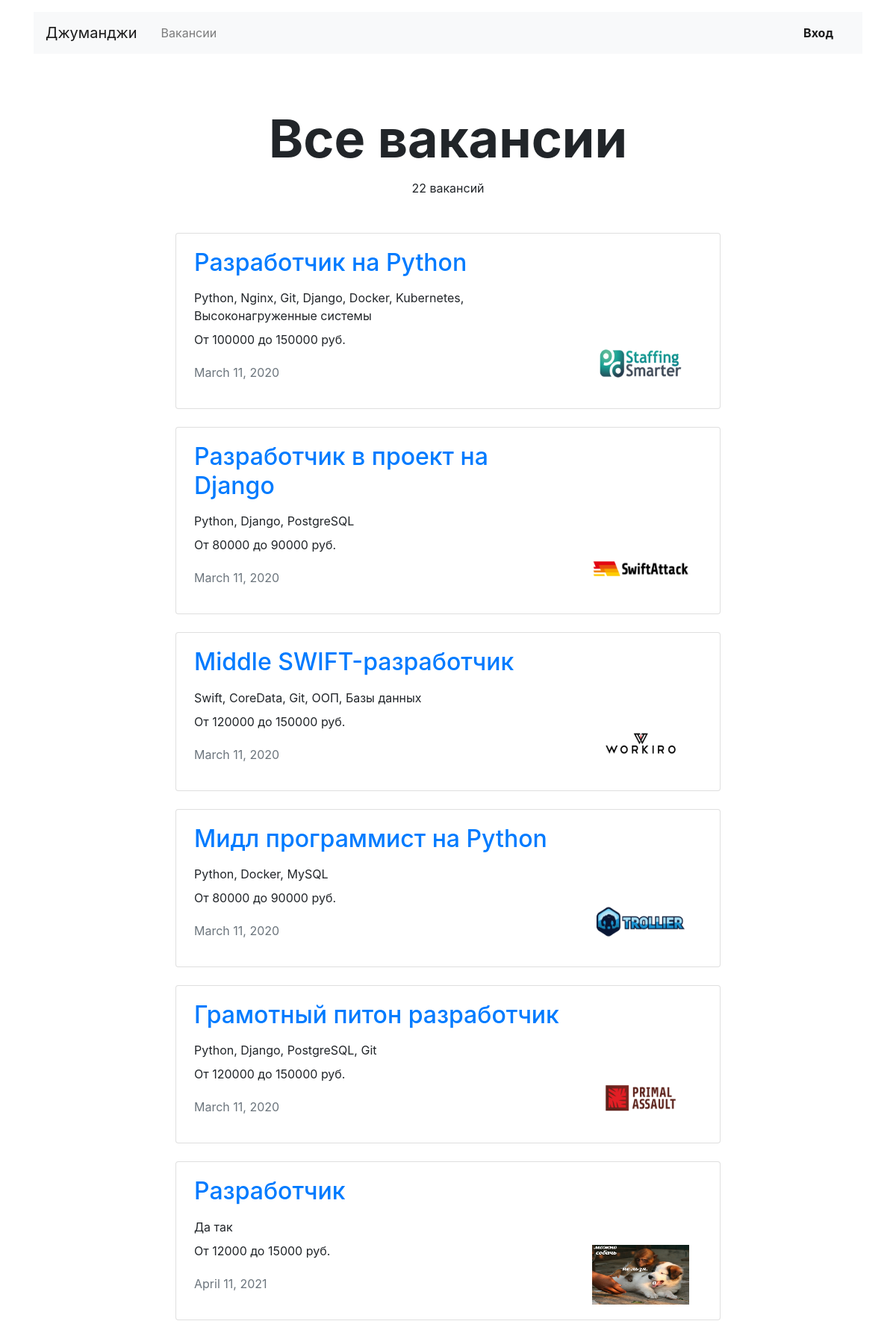
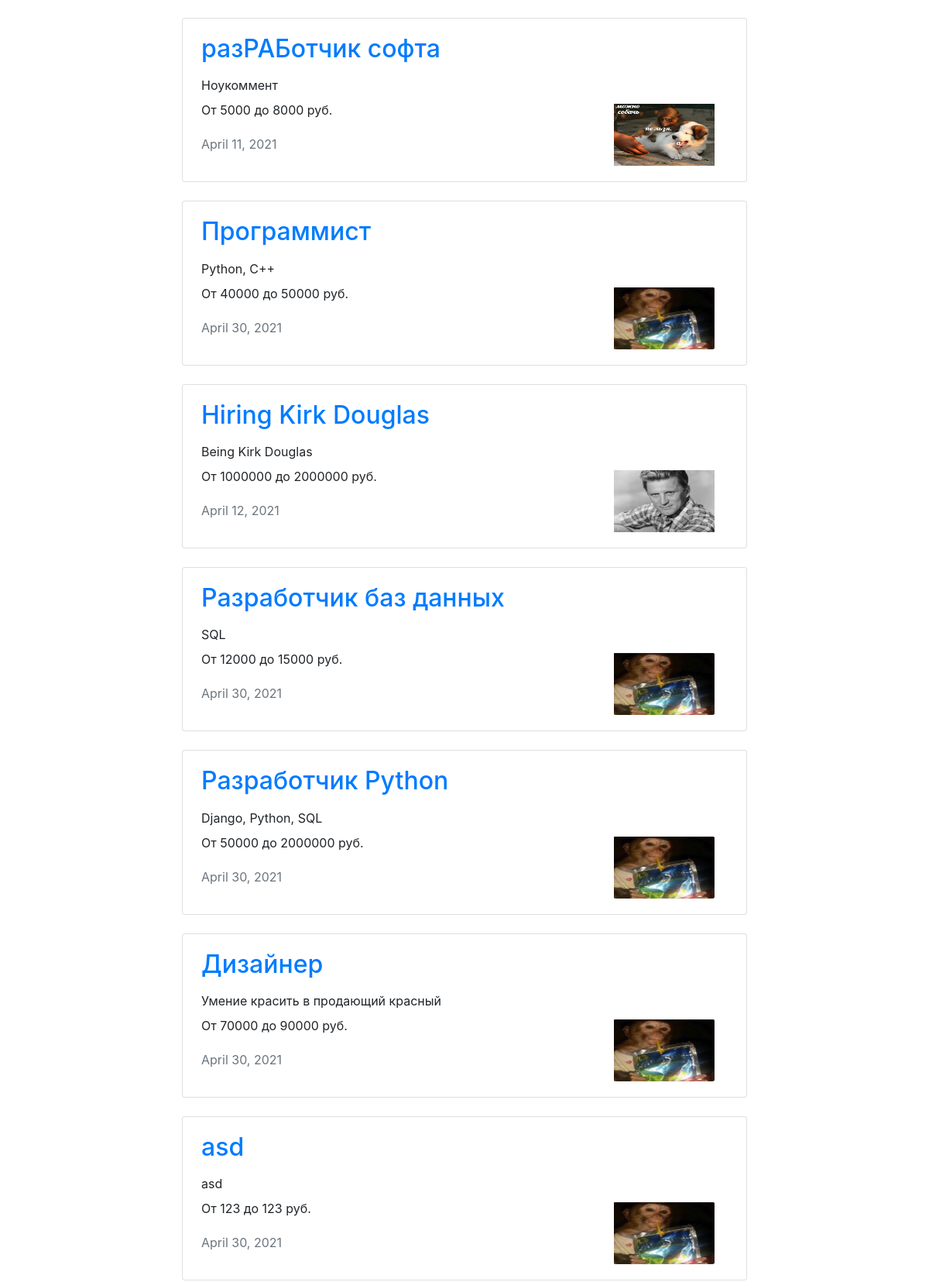
Page /vacancies/ (upper part) on the committed database (2 pictures, top to bottom).
### job_app/models.py (models this page shows, shortened)
class Vacancy(models.Model):
    title = models.CharField(max_length=120)
    specialty = models.ForeignKey(Specialty, on_delete=models.CASCADE, related_name="vacancies")
    company = models.ForeignKey(Company, on_delete=models.CASCADE, related_name="vacancies")
    skills = models.TextField()
    description = models.TextField()
    salary_min = models.IntegerField()
    salary_max = models.IntegerField()
    published_at = models.DateField(auto_now=True)

class Company(models.Model):
    name = models.CharField(max_length=120)
    location = models.CharField(max_length=120)
    logo = models.ImageField(
                             upload_to='MEDIA_COMPANY_IMAGE_DIR',
                             height_field='height_field',
                             width_field='width_field',
                             default='100x60.gif',
                             blank=True,
                             )
    height_field = models.PositiveIntegerField(default=60, null=True)
    width_field = models.PositiveIntegerField(default=100, null=True)
    description = models.TextField()
    employee_count = models.IntegerField()
    owner = models.ForeignKey(User, on_delete=models.CASCADE, related_name='user', null=True, blank=True)

### job_app/views.py (the view)
# urls.py: path('vacancies/', VacanciesView.as_view(), name="vacancies"),
class VacanciesView(View):
    def get(self, request):
        specialties = Specialty.objects.all()
        vacancies = Vacancy.objects.all()
        return render(request, "week3/vacancies.html", context={"specialties": specialties, "vacancies": vacancies})

### job_app/templates/week3/vacancies.html
{% extends 'week3/base.html' %}
{% block container %}
    <main class="container mt-3">
        <section>
        {% if specialties.count <= 1 %}
            {% for specialty in specialties %}
            <h1 class="h1 text-center mx-auto mt-4 pt-5" style="font-size: 70px;"><strong>{{ specialty.title }}</strong></h1>
            <p class="text-center pt-1">{{ specialty.vacancies.count }} вакансий</p>
            <div class="row mt-5">
                <div class="col-12 col-lg-8 offset-lg-2 m-auto">
                    {% for vacancy in specialty.vacancies.all %}
                        <div class="card mb-4">
                            <div class="card-body px-4">
                                <div class="row">
                                    <div class="col-12 col-md-8 col-lg-9">
                                        <a href="{% url 'vacancy' vacancy=vacancy.id %}"><h2 class="h2 pb-2">{{ vacancy.title }} </h2></a>
                                        <p class="mb-2">{{ vacancy.skills }}</p>
                                        <p>От {{ vacancy.salary_min }} до {{ vacancy.salary_max }} руб.</p>
                                        <p class="text-muted pt-1">{{ vacancy.published_at }}</p>
                                    </div>
                                    <div class="col-12 col-md-4 col-lg-3 d-flex align-items-end">
                                        <a href="{% url 'company' vacancy.company.id %}">
                                            <img src="{{ vacancy.company.logo.url }}" width="130"
                                                 height="80" alt="Oops, sorry for that"></a>
                                    </div>
                                </div>
                            </div>
                        </div>
                    {% endfor %}
                </div>
                </div>
            {% endfor %}
        {% else %}
            <h1 class="h1 text-center mx-auto mt-4 pt-5" style="font-size: 70px;"><strong>Все вакансии</strong></h1>
            <p class="text-center pt-1">{{ vacancies.count }} вакансий</p>
            <div class="row mt-5">
                <div class="col-12 col-lg-8 offset-lg-2 m-auto">
                    {% for vacancy in vacancies %}
                        <div class="card mb-4">
                            <div class="card-body px-4">
                                <div class="row">
                                    <div class="col-12 col-md-8 col-lg-9">
                                        <a href="{% url 'vacancy' vacancy=vacancy.id %}"><h2 class="h2 pb-2">{{ vacancy.title }} </h2></a>
                                        <p class="mb-2">{{ vacancy.skills }}</p>
                                        <p>От {{ vacancy.salary_min }} до {{ vacancy.salary_max }} руб.</p>
                                        <p class="text-muted pt-1">{{ vacancy.published_at }}</p>
                                    </div>
                                    <div class="col-12 col-md-4 col-lg-3 d-flex align-items-end">
                                        <a href="{% url 'company' vacancy.company.id %}">
                                            <img src="{{ vacancy.company.logo.url }}" width="130"
                                                 height="80" alt=""></a>
                                    </div>
                                </div>
                            </div>
                        </div>
                    {% endfor %}
                </div>
            </div>
        {% endif %}
        </section>
    </main>
{% endblock %}

### rows in the picture
Vacancy: title "Разработчик на Python", skills "Python, Nginx, Git, Django, Docker, Kubernetes, Высоконагруженные системы", salary_min "100000", salary_max "150000", published_at "March 11, 2020", company.logo (picture)
Vacancy: title "Разработчик в проект на Django", skills "Python, Django, PostgreSQL", salary_min "80000", salary_max "90000", published_at "March 11, 2020", company.logo (picture)
Vacancy: title "Middle SWIFT-разработчик", skills "Swift, CoreData, Git, ООП, Базы данных", salary_min "120000", salary_max "150000", published_at "March 11, 2020", company.logo (picture)
Vacancy: title "Мидл программист на Python", skills "Python, Docker, MySQL", salary_min "80000", salary_max "90000", published_at "March 11, 2020", company.logo (picture)
Vacancy: title "Грамотный питон разработчик", skills "Python, Django, PostgreSQL, Git", salary_min "120000", salary_max "150000", published_at "March 11, 2020", company.logo (picture)
Vacancy: title "Разработчик", skills "Да так", salary_min "12000", salary_max "15000", published_at "April 11, 2021", company.logo (picture)
Vacancy: title "разРАБотчик софта", skills "Ноукоммент", salary_min "5000", salary_max "8000", published_at "April 11, 2021", company.logo (picture)
Vacancy: title "Программист", skills "Python, C++", salary_min "40000", salary_max "50000", published_at "April 30, 2021", company.logo (picture)
Vacancy: title "Hiring Kirk Douglas", skills "Being Kirk Douglas", salary_min "1000000", salary_max "2000000", published_at "April 12, 2021", company.logo (picture)
Vacancy: title "Разработчик баз данных", skills "SQL", salary_min "12000", salary_max "15000", published_at "April 30, 2021", company.logo (picture)
Vacancy: title "Разработчик Python", skills "Django, Python, SQL", salary_min "50000", salary_max "2000000", published_at "April 30, 2021", company.logo (picture)
Vacancy: title "Дизайнер", skills "Умение красить в продающий красный", salary_min "70000", salary_max "90000", published_at "April 30, 2021", company.logo (picture)
Vacancy: title "asd", skills "asd", salary_min "123", salary_max "123", published_at "April 30, 2021", company.logo (picture)

### other values in the picture
{{ vacancies.count }} "22"
